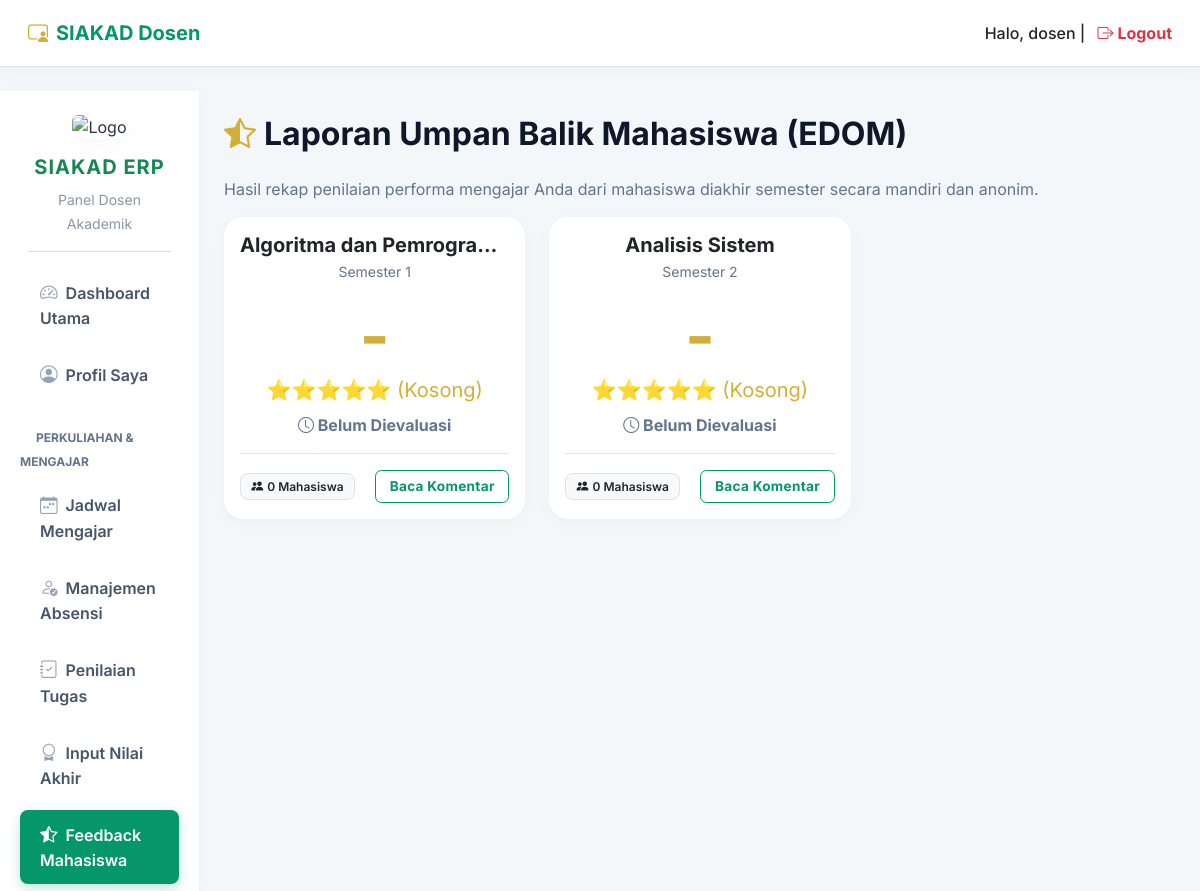
The app's page /views/dosen/feedback.php (signed in) with its own data.
### tables this page shows
CREATE TABLE `jadwal_kuliah` (
  `id_jadwal` int(11) NOT NULL AUTO_INCREMENT,
  `id_mk` int(11) NOT NULL,
  `id_dosen` int(11) NOT NULL,
  `hari` varchar(20) NOT NULL,
  `jam` varchar(20) NOT NULL,
  `ruang` varchar(20) NOT NULL,
  `kuota` int(11) NOT NULL,
  PRIMARY KEY (`id_jadwal`),
  KEY `id_mk` (`id_mk`),
  KEY `id_dosen` (`id_dosen`),
  CONSTRAINT `jadwal_kuliah_ibfk_1` FOREIGN KEY (`id_mk`) REFERENCES `mata_kuliah` (`id_mk`),
  CONSTRAINT `jadwal_kuliah_ibfk_2` FOREIGN KEY (`id_dosen`) REFERENCES `dosen` (`id_dosen`)
);

CREATE TABLE `mata_kuliah` (
  `id_mk` int(11) NOT NULL AUTO_INCREMENT,
  `kode_mk` varchar(20) NOT NULL,
  `nama_mk` varchar(100) NOT NULL,
  `sks` int(11) NOT NULL,
  `semester` int(11) NOT NULL,
  `id_prasyarat` int(11) DEFAULT NULL,
  `id_kurikulum` int(11) NOT NULL,
  PRIMARY KEY (`id_mk`),
  UNIQUE KEY `kode_mk` (`kode_mk`),
  KEY `id_prasyarat` (`id_prasyarat`),
  KEY `id_kurikulum` (`id_kurikulum`),
  KEY `idx_mk_kode` (`kode_mk`),
  CONSTRAINT `mata_kuliah_ibfk_1` FOREIGN KEY (`id_prasyarat`) REFERENCES `mata_kuliah` (`id_mk`),
  CONSTRAINT `mata_kuliah_ibfk_2` FOREIGN KEY (`id_kurikulum`) REFERENCES `kurikulum` (`id_kurikulum`)
);

### views/dosen/feedback.php (the view, shortened to what this page needs)
<?php
require_once '../../config/db.php';
$id_dosen = $_SESSION['user']['id_dosen'] ?? $_SESSION['user']['id'];
$query_rekap = "SELECT jk.id_jadwal, mk.nama_mk, mk.semester,
                COUNT(k.id_kuesioner) as total_responden,
                IFNULL(AVG(k.rating), 0) as rata_rating
                FROM jadwal_kuliah jk
                JOIN mata_kuliah mk ON jk.id_mk = mk.id_mk
                LEFT JOIN kuesioner_dosen k ON jk.id_jadwal = k.id_jadwal
                WHERE jk.id_dosen = ?
                GROUP BY jk.id_jadwal, mk.nama_mk, mk.semester";
$stmt = $pdo->prepare($query_rekap);
$stmt->execute([$id_dosen]);
$rekap = $stmt->fetchAll();
?>
<!DOCTYPE html>
<html lang="id">
<head>
    <link href="https://cdn.jsdelivr.net/npm/bootstrap@5.3.0/dist/css/bootstrap.min.css" rel="stylesheet">
    <link rel="stylesheet" href="https://cdn.jsdelivr.net/npm/bootstrap-icons@1.11.1/font/bootstrap-icons.css">
    <link rel="stylesheet" href="../../public/css/style.css">
</head>
<body>
<nav class="navbar navbar-expand-lg border-bottom sticky-top bg-white px-3 mb-4 shadow-sm">
    <div class="container-fluid">
        <a class="navbar-brand fw-bold text-primary" href="dashboard.php">
            <i class="bi bi-person-video3 text-warning me-2"></i>SIAKAD Dosen
        </a>
        <span class="navbar-text ms-auto text-dark fw-medium">
            Halo, <?= htmlspecialchars($_SESSION['user']['username'] ?? $_SESSION['user']['nama']) ?> |
            <a href="../../auth/logout.php" class="text-danger fw-bold text-decoration-none ms-2"><i class="bi bi-box-arrow-right"></i> Logout</a>
        </span>
    </div>
</nav>
<div class="container-fluid">
    <div class="row">
        <?php include 'includes/sidebar.php'; ?>
        <main class="col-md-10 ms-sm-auto px-md-4 py-4">
            <h2 class="fw-bold mb-4"><i class="bi bi-star-half text-warning me-2"></i>Laporan Umpan Balik Mahasiswa (EDOM)</h2>
            <p class="text-muted">Hasil rekap penilaian performa mengajar Anda dari mahasiswa diakhir semester secara mandiri dan anonim.</p>
            <div class="row g-4 mb-4">
                <?php if(count($rekap) > 0): ?>
                    <?php foreach($rekap as $r):
                        $rata = round($r['rata_rating'], 1);
                        if($rata >= 4) $kualitas = '<span class="text-success"><i class="bi bi-emoji-smile-fill"></i> Sangat Baik</span>';
                        elseif($rata >= 3) $kualitas = '<span class="text-info"><i class="bi bi-emoji-neutral-fill"></i> Cukup</span>';
                        elseif($rata > 0) $kualitas = '<span class="text-danger"><i class="bi bi-emoji-frown-fill"></i> Kurang</span>';
                        else $kualitas = '<span class="text-muted"><i class="bi bi-clock"></i> Belum Dievaluasi</span>';
                    ?>
                    <div class="col-md-4">
                        <div class="card h-100 border-0 shadow-sm rounded-4 text-center p-3">
                            <h5 class="fw-bold text-dark mb-1 text-truncate" title="<?= htmlspecialchars($r['nama_mk']) ?>"><?= htmlspecialchars($r['nama_mk']) ?></h5>
                            <small class="text-muted d-block mb-3">Semester <?= htmlspecialchars($r['semester']) ?></small>
                            <h1 class="display-3 fw-bold text-warning mb-0">
                                <?= $rata > 0 ? $rata : '-' ?>
                            </h1>
                            <div class="fs-5 text-warning mb-2">
                                <?php
                                    if($rata==0) echo '⭐⭐⭐⭐⭐ (Kosong)';
                                    else {
                                        for($i=1; $i<=5; $i++) echo $i <= round($rata) ? '<i class="bi bi-star-fill"></i>' : '<i class="bi bi-star"></i>';
                                    }
                                ?>
                            </div>
                            <p class="fw-bold mb-3"><?= $kualitas ?></p>
                            <div class="d-flex justify-content-between align-items-center mt-auto border-top pt-3">
                                <span class="badge bg-light text-dark border"><i class="bi bi-people-fill me-1"></i><?= $r['total_responden'] ?> Mahasiswa</span>
                                <a href="?view=<?= $r['id_jadwal'] ?>" class="btn btn-sm btn-outline-primary fw-bold">Baca Komentar</a>
                            </div>
                        </div>
                    </div>
                    <?php endforeach; ?>
                <?php else: ?>
                    <div class="col-12 text-center py-5 text-muted">
                        <i class="bi bi-emoji-neutral fs-1 d-block mb-2"></i> Belum ada rekapan kelas Anda untuk dinilai.
                    </div>
                <?php endif; ?>
            </div>
        </main>
    </div>
</div>
</body>
</html>

### public/css/style.css (style rules this page uses)
:root { --stis-green: #059669; --stis-green-hover: #047857; --stis-green-soft: rgba(5, 150, 105, 0.08); --stis-gold: #d4af37; --stis-gold-dark: #b5952f; --glass-bg: rgba(255, 255, 255, 0.7); --glass-border: rgba(255, 255, 255, 0.4); }
.text-primary { color: var(--stis-green) !important; }
.btn-outline-primary { color: var(--stis-green) !important; border-color: var(--stis-green) !important; }
.text-warning { color: var(--stis-gold) !important; }
body { font-family: 'Inter', sans-serif; background-color: #f4f7f9; color: #2b3445; }
.card { border: none !important; border-radius: 1.25rem !important; box-shadow: 0 10px 30px rgba(0, 0, 0, 0.04) !important; transition: transform 0.3s cubic-bezier(0.34, 1.56, 0.64, 1), box-shadow 0.3s ease; background: #ffffff; }
.btn { font-weight: 600; letter-spacing: 0.3px; border-radius: 0.5rem; padding: 0.5rem 1.25rem; transition: all 0.2s ease; }
.btn-sm { padding: 0.35rem 0.85rem; font-size: 0.85rem; border-radius: 0.4rem; }
.badge { font-weight: 600; padding: 0.5em 0.85em; border-radius: 0.5rem; }
h1, h2, h3, h4, h5, h6 { font-weight: 700; color: #0f172a; }
.text-muted { color: #64748b !important; }
.navbar { box-shadow: 0 2px 15px rgba(0,0,0,0.04) !important; padding: 0.8rem 1.5rem; }
.shadow-sm { box-shadow: 0 4px 15px rgba(0,0,0,0.03) !important; }

### views/dosen/feedback.php (style rules this page uses)
body { background:#f8f9fa }

### records on screen
jadwal_kuliah: id_mk.nama_mk "Algoritma dan Pemrogra…", id_mk.semester "1", total_responden "0"
jadwal_kuliah: id_mk.nama_mk "Analisis Sistem", id_mk.semester "2", total_responden "0"

### other values on screen
$_SESSION['user']['username'] "dosen"
$sys['nama_kampus'] "SIAKAD ERP"
